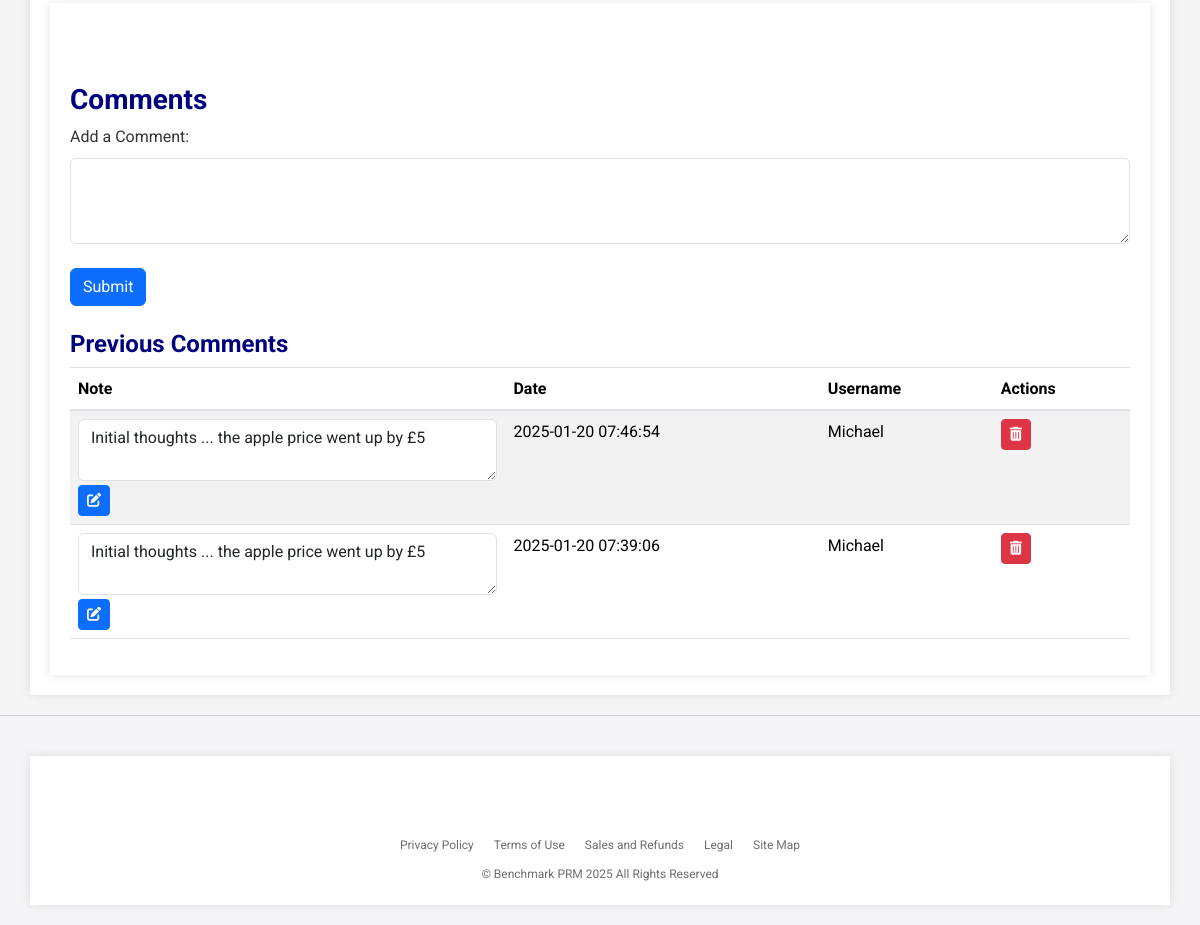
Page /manage/1/market_map (signed in, lower part) on the earlier database version.
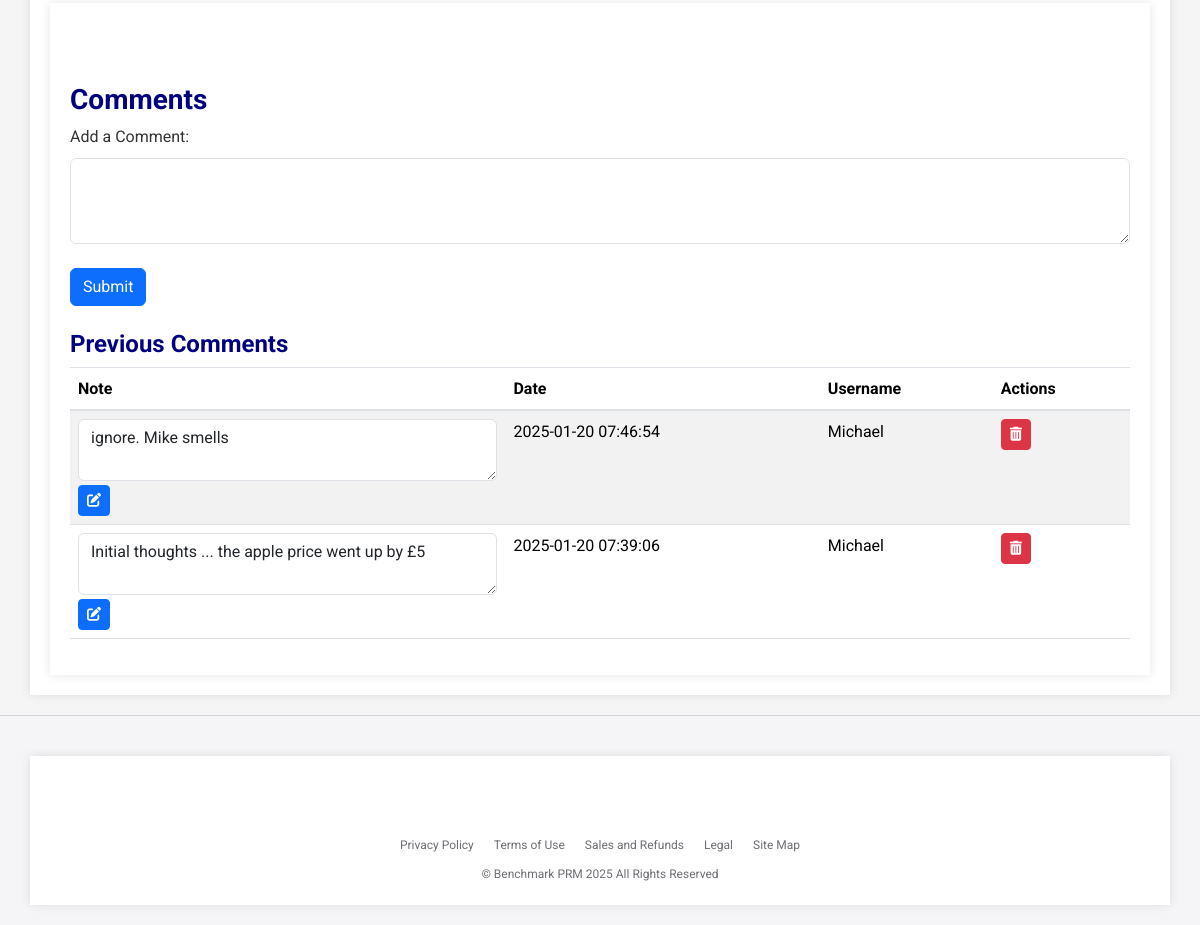
Same page on the later database version.
### app.py (models this page shows, shortened)
class Comment(db.Model):
    id = db.Column(db.Integer, primary_key=True)
    note = db.Column(db.Text, nullable=False)
    date = db.Column(db.DateTime, default=datetime.utcnow)
    user_id = db.Column(db.Integer, db.ForeignKey('user.id'), nullable=False)
    project_id = db.Column(db.Integer, db.ForeignKey('project.id'), nullable=False)
    user = db.relationship('User', backref=db.backref('comments', lazy=True))
    project = db.relationship('Project', backref=db.backref('comments', lazy=True))

class User(db.Model, UserMixin):
    id = db.Column(db.Integer, primary_key=True)
    username = db.Column(db.String(20), unique=True, nullable=False)
    email = db.Column(db.String(120), unique=True, nullable=False)  # Added email field
    password_hash = db.Column(db.String(128), nullable=False)

### app.py (the view, shortened to what this page needs)
@app.route('/manage/<int:project_id>/market_map', methods=['GET', 'POST'])
@login_required
def market_map(project_id):
    project = Project.query.get_or_404(project_id)
    if project.user_id != current_user.id:
        flash('You are not authorized to manage this project.', 'danger')
        return redirect(url_for('dashboard'))
    products = Product.query.filter_by(project_id=project_id).all()
    value_drivers = ValueDriver.query.filter_by(project_id=project_id).all()
    comments = Comment.query.filter_by(project_id=project_id).order_by(Comment.date.desc()).all()
    products_by_brand = defaultdict(list)
    for product in products:
        products_by_brand[product.brand_name].append(product)
    num_brands = len(products_by_brand)
    brand_colors = generate_colors(num_brands)
    brand_color_map = {brand: brand_colors[i] for i, brand in enumerate(products_by_brand)}
    scatter_data = []
    bar_chart_data = {}
    for product in products:
        total_weighted_score = 0
        product_ratings = Rating.query.options(joinedload(Rating.value_driver)).filter_by(product_id=product.id).all()
        product_bar_chart_data = {}
        for vd in value_drivers:
            product_bar_chart_data[vd.value_driver] = None
        if product_ratings:
            for rating in product_ratings:
                total_weighted_score += rating.score * (rating.value_driver.weighting / 100)
                product_bar_chart_data[rating.value_driver.value_driver] = rating.score
        for vd in value_drivers:
            bar_chart_data.setdefault(vd.value_driver, []).append(product_bar_chart_data[vd.value_driver])
        scatter_data.append({
            'name': product.product_name,
            'price': product.price,
            'score': total_weighted_score,
            'brand': product.brand_name,  # Add brand to scatter data
            'color': brand_color_map[product.brand_name]  # Add color to scatter data
        })
    product_names = [product.product_name for product in products]
    value_driver_names = [vd.value_driver for vd in value_drivers] # Get Value Driver Names
    return render_template('market_map.html', project=project, scatter_data=scatter_data, bar_chart_data=bar_chart_data, value_driver_names=value_driver_names, product_names=product_names, brand_color_map=brand_color_map, comments=comments, value_drivers=value_drivers)

### app.py (called while the page is built)
@login_manager.user_loader
def load_user(user_id):
    return User.query.get(int(user_id))

def generate_colors(num_colors):
    colors = []
    for i in range(num_colors):
        hue = i * (360 / num_colors)
        colors.append(f"hsl({hue}, 70%, 60%)")
    return colors

### templates/market_map.html (shortened to what this page needs)
{% extends 'base.html' %}
{% block content %}
<div class="container mt-4">
    <h2>Comments</h2>
    <form method="POST" action="{{ url_for('market_map', project_id=project.id) }}">
        <div class="form-group">
            <label for="note">Add a Comment:</label>
            <textarea class="form-control" id="note" name="note" rows="3" required></textarea>
        </div>
        <button type="submit" class="btn btn-primary mt-2">Submit</button>
    </form>
    <h3 class="mt-4">Previous Comments</h3>
    <table class="table table-striped">
        <thead>
            <tr>
                <th>Note</th>
                <th>Date</th>
                <th>Username</th>
                <th>Actions</th>
            </tr>
        </thead>
        <tbody>
            {% for comment in comments %}
            <tr>
                <td>
                    <form method="POST" action="{{ url_for('edit_comment', project_id=project.id, comment_id=comment.id) }}">
                        <textarea class="form-control" name="note" rows="2">{{ comment.note }}</textarea>
                        <button type="submit" class="btn btn-sm btn-primary mt-1">
                            <i class="fas fa-edit"></i>
                        </button>
                    </form>
                </td>
                <td>{{ comment.date.strftime('%Y-%m-%d %H:%M:%S') }}</td>
                <td>{{ comment.user.username }}</td>
                <td>
                    <form method="POST" action="{{ url_for('delete_comment', project_id=project.id, comment_id=comment.id) }}">
                        <button type="submit" class="btn btn-sm btn-danger">
                            <i class="fas fa-trash-alt"></i>
                        </button>
                    </form>
                </td>
            </tr>
            {% endfor %}
        </tbody>
    </table>
</div>
{% endblock %}

### templates/base.html (shortened to what this page needs)
<!DOCTYPE html>
<html lang="en">
<head>
    <link rel="stylesheet" href="https://stackpath.bootstrapcdn.com/bootstrap/4.5.2/css/bootstrap.min.css">
    <link rel="stylesheet" href="https://cdnjs.cloudflare.com/ajax/libs/font-awesome/6.0.0/css/all.min.css">
    <link href="https://cdn.jsdelivr.net/npm/bootstrap@5.3.2/dist/css/bootstrap.min.css" rel="stylesheet">
</head>
<body>
    <div class="container">
        {% block content %}{% endblock %}
    </div>
    <footer class="footer">
        <div class="container">
            <ul class="footer-links">
                <li><a href="#">Privacy Policy</a></li>
                <li><a href="#">Terms of Use</a></li>
                <li><a href="#">Sales and Refunds</a></li>
                <li><a href="#">Legal</a></li>
                <li><a href="#">Site Map</a></li>
            </ul>
            <div class="footer-copyright">
                &copy; Benchmark PRM 2025 All Rights Reserved
            </div>
        </div>
    </footer>
</body>
</html>

### templates/base.html (style rules this page uses)
body { font-family: 'Roboto', sans-serif; background-color: #F5F5F5; color: #333333; line-height: 1.6; margin: 0; }
h1, h2, h3 { color: #000080; font-weight: 700; }
h2 { font-size: 28px; }
h3 { font-size: 24px; }
a { color: #4169E1; }
.container { background-color: #FFFFFF; padding: 20px; margin-top: 20px; box-shadow: 0 0 10px rgba(0,0,0,0.1); padding-top: 80px; }
.footer { background-color: #f5f5f7; color: #6e6e73; padding: 20px 0; font-size: 12px; border-top: 1px solid #d2d2d7; width: 100%; margin-top: 20px; }
.footer-links { list-style: none; padding: 0; margin: 0; display: flex; justify-content: center; }
.footer-links li { margin: 0 10px; }
.footer-links a { color: #6e6e73; text-decoration: none; }
.footer-copyright { margin-top: 10px; text-align: center; }

Differences in the rows shown:
changed Comment: note "Initial thoughts ... the apple price went up by £5" → "ignore. Mike smells"
